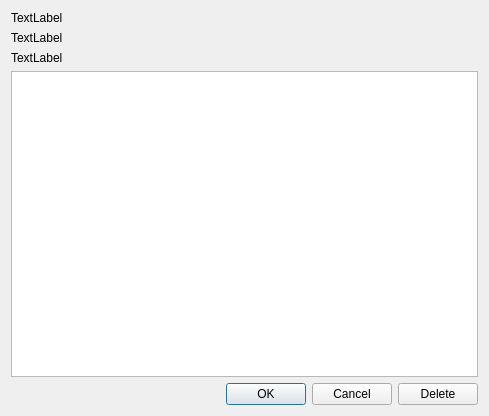
<?xml version="1.0" encoding="UTF-8"?>
<ui version="4.0">
 <class>JournalEditor</class>
 <widget class="QDialog" name="JournalEditor">
  <property name="geometry">
   <rect>
    <x>0</x>
    <y>0</y>
    <width>489</width>
    <height>416</height>
   </rect>
  </property>
  <property name="windowTitle">
   <string>Dialog</string>
  </property>
  <layout class="QGridLayout" name="gridLayout">
   <item row="1" column="0">
    <widget class="QLabel" name="distLabel">
     <property name="text">
      <string>TextLabel</string>
     </property>
    </widget>
   </item>
   <item row="3" column="0">
    <widget class="QLabel" name="weightLabel">
     <property name="text">
      <string>TextLabel</string>
     </property>
    </widget>
   </item>
   <item row="5" column="0" colspan="2">
    <widget class="QTextEdit" name="entryEdit"/>
   </item>
   <item row="6" column="0">
    <widget class="QDialogButtonBox" name="buttonBox">
     <property name="orientation">
      <enum>Qt::Horizontal</enum>
     </property>
     <property name="standardButtons">
      <set>QDialogButtonBox::Cancel|QDialogButtonBox::Ok</set>
     </property>
    </widget>
   </item>
   <item row="6" column="1">
    <widget class="QPushButton" name="deleteButton">
     <property name="text">
      <string>Delete</string>
     </property>
    </widget>
   </item>
   <item row="0" column="0">
    <widget class="QLabel" name="locationLabel">
     <property name="text">
      <string>TextLabel</string>
     </property>
    </widget>
   </item>
  </layout>
 </widget>
 <resources/>
 <connections>
  <connection>
   <sender>buttonBox</sender>
   <signal>accepted()</signal>
   <receiver>JournalEditor</receiver>
   <slot>accept()</slot>
   <hints>
    <hint type="sourcelabel">
     <x>248</x>
     <y>254</y>
    </hint>
    <hint type="destinationlabel">
     <x>157</x>
     <y>274</y>
    </hint>
   </hints>
  </connection>
  <connection>
   <sender>buttonBox</sender>
   <signal>rejected()</signal>
   <receiver>JournalEditor</receiver>
   <slot>reject()</slot>
   <hints>
    <hint type="sourcelabel">
     <x>316</x>
     <y>260</y>
    </hint>
    <hint type="destinationlabel">
     <x>286</x>
     <y>274</y>
    </hint>
   </hints>
  </connection>
 </connections>
</ui>
